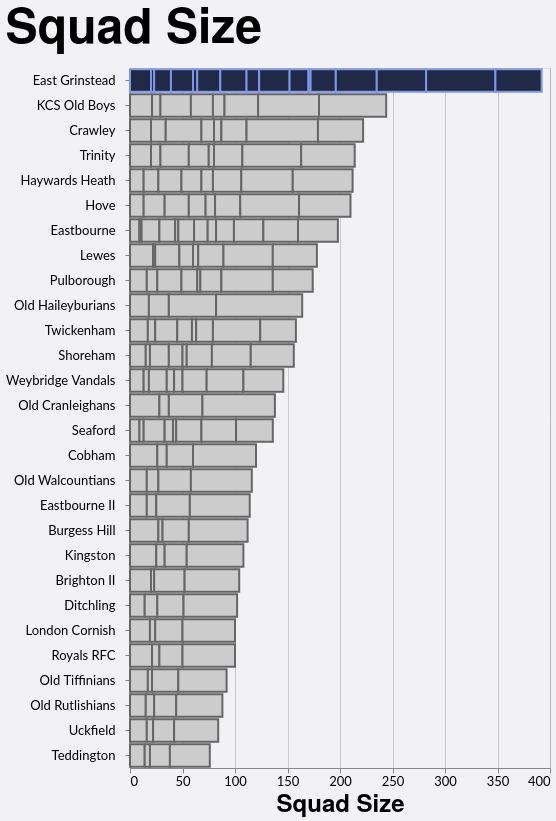

Specify this chart in Vega-Lite:
### Vega-Lite specification from a JSON file in a GitHub repository (floating-point values rounded to 4 significant figures; data arrays with more than 128 entries replaced by an {"elided": "..."} marker saying what was removed)
{"config": {"axis": {"labelFont": "Lato, sans-serif", "titleFont": "PT Sans Narrow, Helvetica Neue, Helvetica, Arial, sans-serif", "labelFontSize": 13, "titleFontSize": 24, "gridColor": "#202947", "gridOpacity": 0.2}, "header": {"labelFont": "PT Sans Narrow, Helvetica Neue, Helvetica, Arial, sans-serif", "titleFont": "PT Sans Narrow, Helvetica Neue, Helvetica, Arial, sans-serif", "labelFontSize": 24, "titleFontSize": 28, "labelFontWeight": "bold", "orient": "left"}, "legend": {"labelFont": "Lato, sans-serif", "titleFont": "PT Sans Narrow, Helvetica Neue, Helvetica, Arial, sans-serif", "labelFontSize": 14, "titleFontSize": 16, "titlePadding": 5, "fillColor": "white", "strokeColor": "black", "padding": 10, "titleFontWeight": "lighter", "titleFontStyle": "italic", "titleColor": "gray", "offset": 10}, "title": {"font": "PT Sans Narrow, Helvetica Neue, Helvetica, Arial, sans-serif", "fontSize": 48, "fontWeight": "bold", "anchor": "start", "align": "center", "titlePadding": 20, "subtitlePadding": 10, "subtitleFontSize": 13, "subtitleColor": "", "subtitleFontStyle": "italic", "offset": 15, "color": "black"}, "axisX": {"labelAngle": 0}, "facet": {"title": null, "header": null, "align": {"row": "each", "column": "each"}}, "resolve": {"scale": {"y": "independent", "facet": "independent"}}, "background": "#f2f1f4"}, "data": {"name": "data-f78ae4d3f5e757674135cc5709ffd508"}, "mark": {"type": "bar", "strokeWidth": 2}, "encoding": {"color": {"field": "Color1", "legend": null, "scale": null, "type": "nominal"}, "stroke": {"field": "Color2", "legend": null, "scale": null, "type": "nominal"}, "tooltip": [{"field": "Team", "type": "nominal"}, {"field": "Season", "type": "nominal"}, {"field": "Unit", "type": "nominal"}, {"field": "Total Players", "type": "quantitative"}], "x": {"field": "Total Players", "title": "Squad Size", "type": "quantitative"}, "y": {"axis": {"labelLimit": 200, "labelPadding": 10}, "field": "Team", "sort": "-x", "title": null, "type": "nominal"}}, "height": {"step": 25}, "title": "Squad Size", "width": 420, "$schema": "https://vega.github.io/schema/vega-lite/v5.20.1.json", "datasets": {"data-f78ae4d3f5e757674135cc5709ffd508": {"elided": "176 records"}}}
